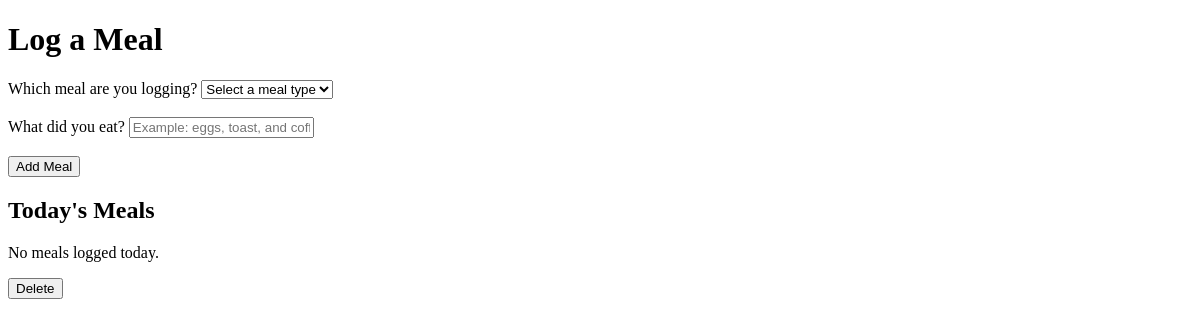
Before: / with the older database file.
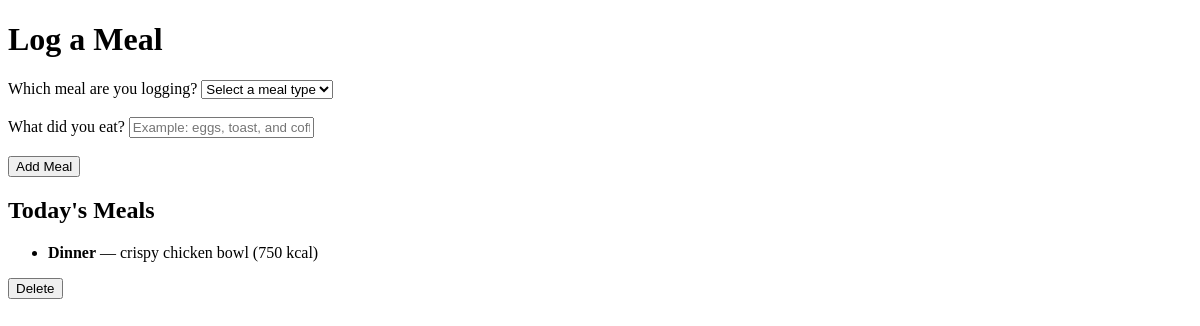
After: the same page with the newer database file.
### tables this page shows
CREATE TABLE meals (
        id INTEGER PRIMARY KEY AUTOINCREMENT,
        meal_type TEXT NOT NULL,
        meal_name TEXT NOT NULL,
        meal_description TEXT NOT NULL,
        calories INTEGER NOT NULL,
        protein INTEGER NOT NULL,
        carbs INTEGER NOT NULL,
        fat INTEGER NOT NULL,
        date DATE NOT NULL,
        created_at TIMESTAMP DEFAULT CURRENT_TIMESTAMP
    );

### app.py (the view)
@app.route("/")
def home():
    today=date.today().isoformat()
    meals=get_meals_for_date(today)
    return render_template("index.html", meals=meals)

### database.py (called while the page is built)
def get_meals_for_date(meal_date):
    connection=sqlite3.connect('meals.db')
    connection.row_factory = sqlite3.Row
    curr=connection.cursor()
    curr.execute(
        """
        SELECT meal_type, meal_name, meal_description,
               calories, protein, carbs, fat, date

        FROM meals
        WHERE date=?
        ORDER BY created_at DESC
        """ ,
        (meal_date, )
    )
    meals=curr.fetchall()
    connection.commit()
    connection.close()
    return meals

### templates/index.html (shortened to what this page needs)
<!DOCTYPE html>
<html lang="en">
<head>
</head>
<body>
    <h1>Log a Meal</h1>
    <form action="/meals" method="POST">
        <label for="meal_type">Which meal are you logging?</label>
        <select id="meal_type" name="meal_type" required>
            <option value="" selected disabled>Select a meal type</option>
        </select>
        <br><br>
        <label for="meal">What did you eat?</label>
        <input
            id="meal"
            name="meal"
            type="text"
            placeholder="Example: eggs, toast, and coffee"
            required
        >
        <br><br>
        <button type="submit">Add Meal</button>
    </form>
    <h2>Today's Meals</h2>
    {% if meals %}
        <ul>
            {% for meal in meals %}
                <li>
                    <strong>{{ meal["meal_type"] }}</strong> —
                    {{ meal["meal_name"] }}
                    ({{ meal["calories"] }} kcal)
                </li>
            {% endfor %}
        </ul>
    {% else %}
        <p>No meals logged today.</p>
    {% endif %}
    <button>Delete</button>
</body>
</html>

Changed rows visible on the page:
added meals: meal_type "Dinner", meal_name "crispy chicken bowl", calories "750"
Other visible differences:
text no longer shown: "No meals logged today."
